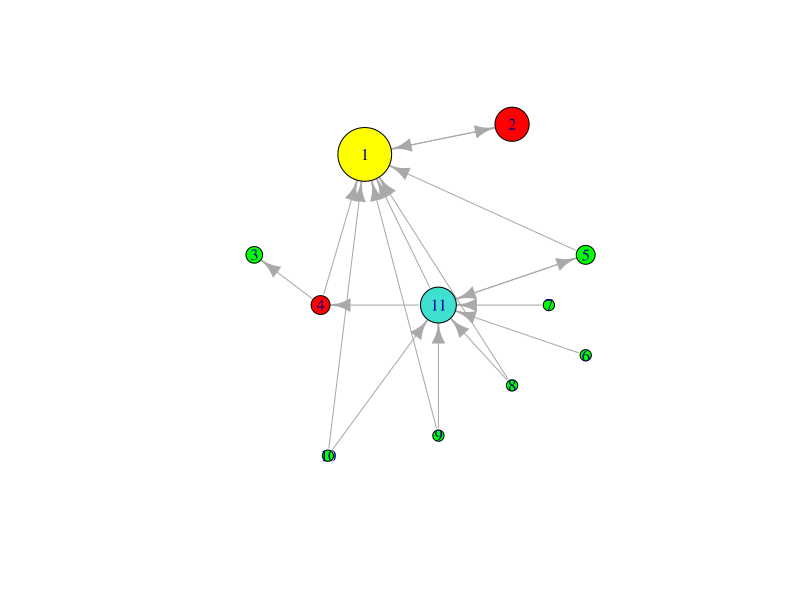
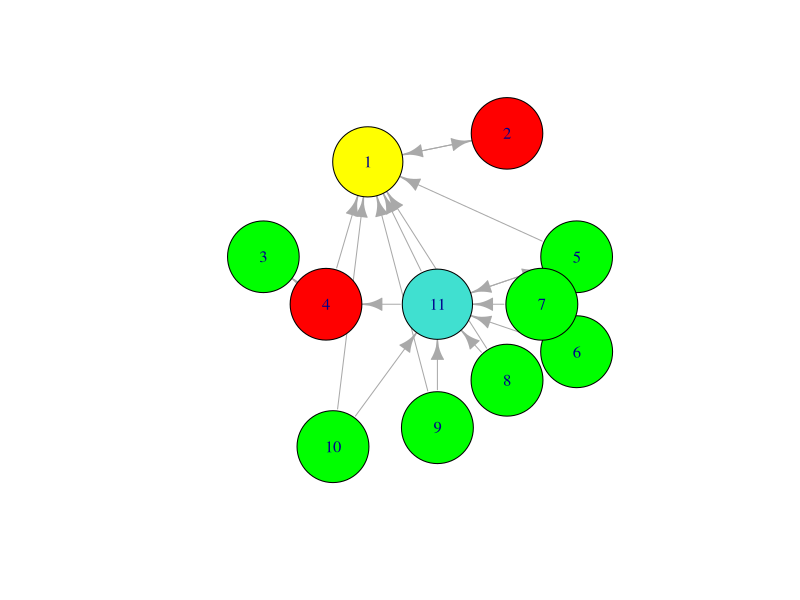
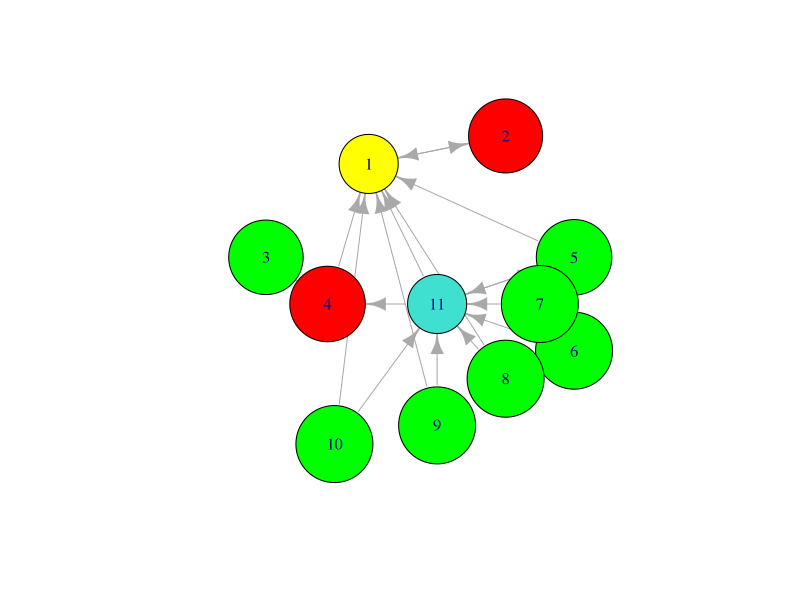
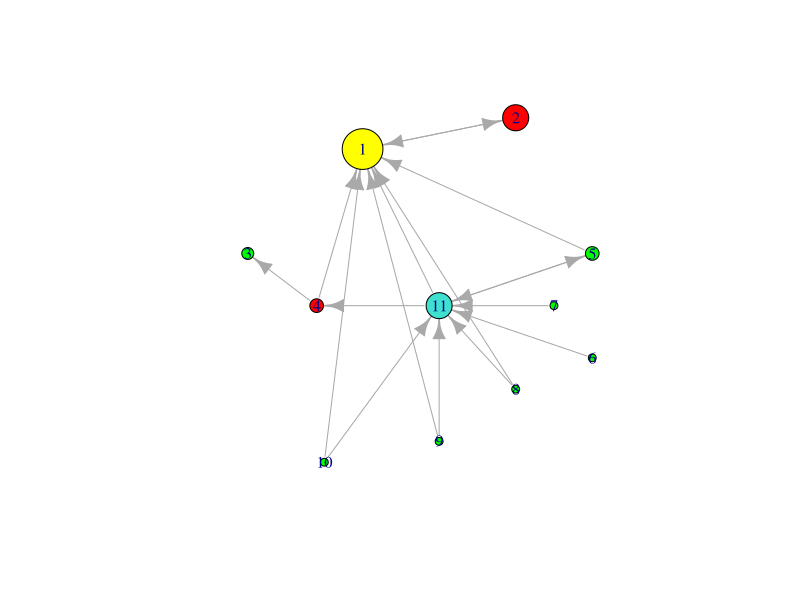
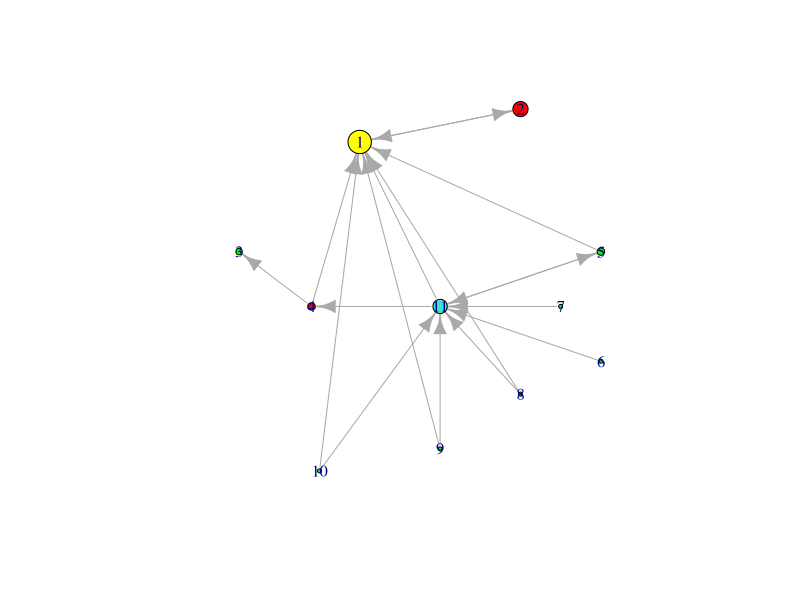
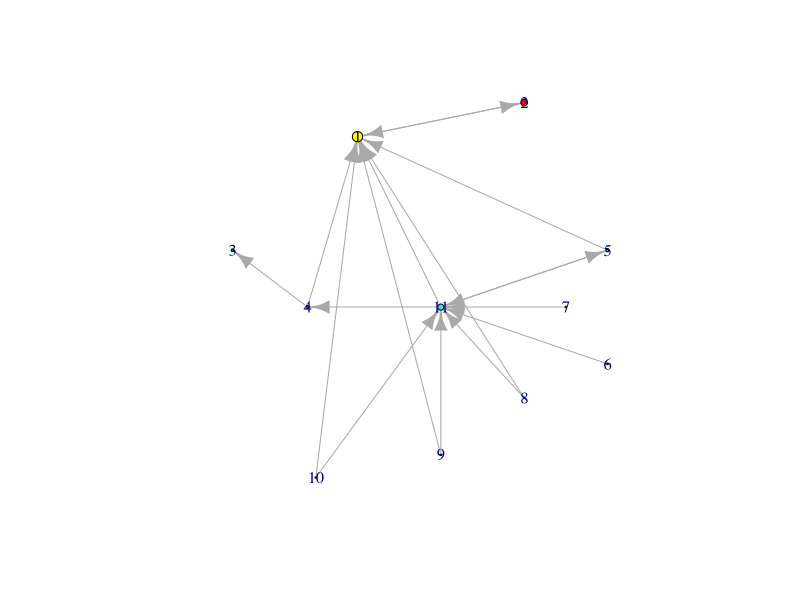
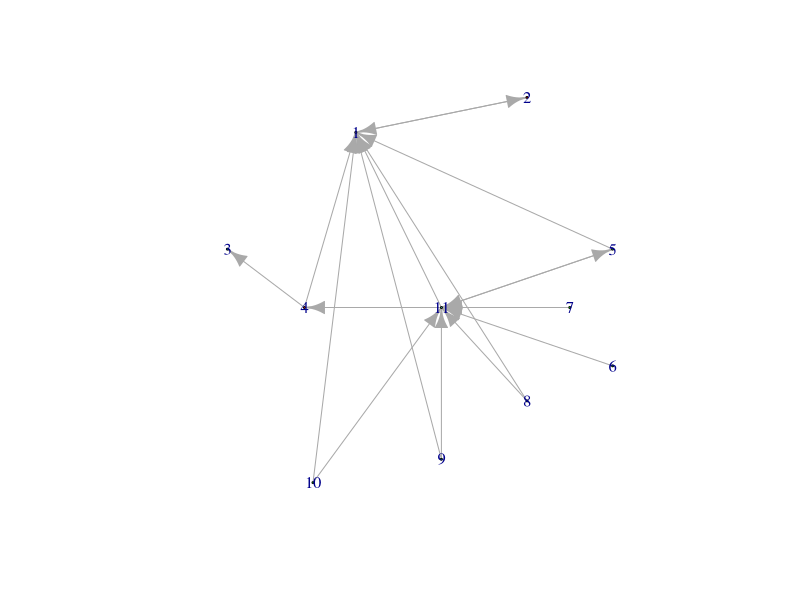

Write R code to recreate these figures, in order.
## ---- chunk 1
knitr::opts_chunk$set(echo = TRUE)
library(igraph);
## ---- chunk 2
# Layout and colors of graph (according to wikimedia example)
l <- matrix(c(
  2, 4, 0.5, 1.4,   5, 5, 4.5, 4, 3, 1.5, 3,
  5, 5.3, 4,   3.5, 4, 3, 3.5, 2.7, 2.2, 2, 3.5
), nrow=11)

smileycolors=c('yellow','red','green', 'red', 'green', 
               'green','green','green','green','green', 
               'turquoise')

init.graph <- function() {
    # Intitialize graph
  edge.list <- list(c(2, 1), c(1,2), c(4,1), c(4,3), c(5,1), c(11, 1),
                    c(11,4), c(11,5), c(5,11), c(6,11), c(7,11), 
                    c(8,11), c(9,11), c(10, 11), c(10, 1), c(9, 1), c(8,1))
  
  A <- matrix(0, nrow = 11, ncol = 11)
  
  for(edge in edge.list) {
    A[edge[1], edge[2]] <- 1
  }
  
  
  return(A)
}

# Define function for iterative page rank update
update.x <- function(x, alpha, beta) {
  out.degree <- rowSums(M)
  
  # D_inv <- diag(1 / out.degree)
  # x <- alpha * x %*% D_inv %*% M + beta
  
  for (i in seq_along(x)) {
    tmp <- 0
    for (j in seq(1, nrow(M))) {
      if (i != j && M[j, i] != 0){
        tmp <- tmp + x[j] / out.degree[j]
      }
    }
    x[i] <- alpha * tmp + beta
  }

  return(x)
}

page.rank <- function(n.iter, alpha, M, G, draw.plot = FALSE) {
  beta <- (1 - alpha) / nrow(M)
  x <- rep(0, 11)
  
  for (i in seq(n.iter)) {
    x.old <- x
    x <- update.x(x.old, alpha, beta)
    if (draw.plot) {
      print(paste('iteration', i, sqrt(sum((x-x.old)^2))))
      plot(G, vertex.size = x*5e2, vertex.color=smileycolors, layout=l)
    }
  }
  return(x)
}
## ---- chunk 3
A <- init.graph()
G <- graph.adjacency(A)
# Add self loops
M <- A + diag(rep(1, 11))

x <- page.rank(n.iter = 20, alpha = 0.85, M, G)
plot(G, vertex.size = x*5e2, vertex.color=smileycolors, layout=l)
## ---- chunk 4
A <- init.graph()
G <- graph.adjacency(A)
# Add self loops
M <- A + diag(rep(1, 11))

x <- page.rank(n.iter = 20, alpha = -0.01, M, G)
plot(G, vertex.size = x*5e2, vertex.color=smileycolors, layout=l)
x <- page.rank(n.iter = 20, alpha = -0.1, M, G)
plot(G, vertex.size = x*5e2, vertex.color=smileycolors, layout=l)
## ---- chunk 5
A <- init.graph()
G <- graph.adjacency(A)
# Add self loops
M <- A + diag(rep(1, 11))

for (alpha in c(0.9, 0.95, 0.98, 1)) {
  x <- page.rank(n.iter = 20, alpha, M, G)
  print(paste('alpha =', alpha))
  print(paste('x =', x))
  plot(G, vertex.size = x*5e2, vertex.color=smileycolors, layout=l)
}
